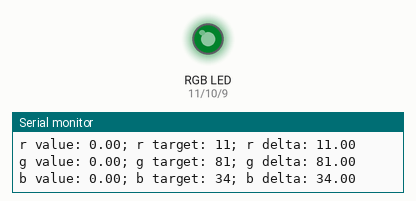
Simulated run of this sketch. Board: Arduino Uno, built with avr-gcc and run on an emulated ATmega328P. Shown: an RGB LED mixed from three pins (HIGH = lit), the last lines printed to the serial monitor. Dim RGB values are drawn brighter than linear; random numbers use the default seed unless the sketch sets one.

Above: at 0.33 s.
At 2.52 s:
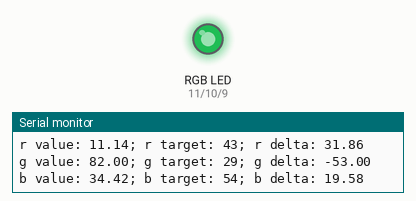
At 13.42 s:
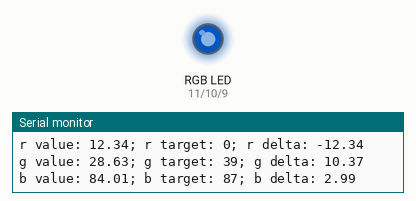
At 35.9 s:
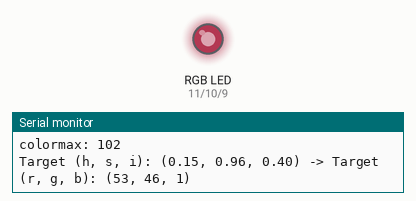
Timing chart, 0 to 40.0 s (numbered marks = the images above):
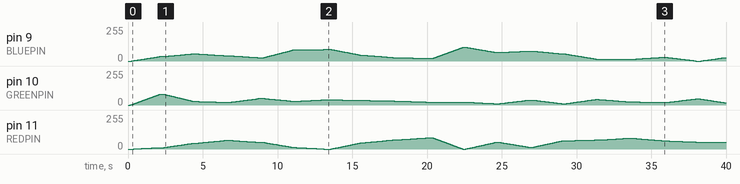

The sketch:

nightlight.ino
```cpp
#include <avr/sleep.h>
#include <math.h>
#include "nightlight.h"

#define REDPIN 11
#define GREENPIN 10
#define BLUEPIN 9

//#define TIMELIMITHOURS 2 //time limit in hours
//#define TIMELIMIT TIMELIMITHOURS*3600*1000 //TIMELIMITHOURS hours * 3600 sec/hr * 1000 millisec/sec


//#define TIMELIMIT 120000 //2 minutes in millisec - for testing
#define TIMELIMIT 60000 //1 minute in millisec - for testing


#define TRANSITIONTIME 2000 //time for a transition from one color to another, in millisec

float r, g, b;

//float rtarget, gtarget, btarget;

float rdelta, gdelta, bdelta;

int colormax = 255;

unsigned long starttime;


unsigned long elapsedTime(unsigned long a, unsigned long b) {
  if (b<a) {
    //implies an overflow and rollover
    return (b+(0xFFFFFFFF-a));
  } else {
    return (b-a);
  }
}


//TODO: redo this using example from http://blog.saikoled.com/post/43693602826/why-every-led-light-should-be-using-hsi
RGB hsi_to_rgb(const HSI hsi) {
  RGB retrgb;

  retrgb = { 0, 0, 0 }; //default value

//  int hp = (int)(hsi.h * 360 / 60);
//  float z = 1 - abs( (hp%2) - 1);
//  float c = 256.0*(3*hsi.i*hsi.s)/(1+z);
//  float x = 256.0*c*z;
//
//
//  Serial.write("hp: ");
//  Serial.print(hp);
//  Serial.write("; z: ");
//  Serial.print(z);
//  Serial.write("; c: ");
//  Serial.print(c);
//  Serial.write("; x: ");
//  Serial.print(x);
//  Serial.write("\n");
//
//
//
//  if (0<=hp && hp<=1)
//    retrgb = {c, x, 0};
//  else if (1<=hp && hp<=2)
//    retrgb = {x, c, 0};
//  else if (2<=hp && hp<=3)
//    retrgb = {0, c, x};
//  else if (3<=hp && hp<=4)
//    retrgb = {0, x, c};
//  else if (4<=hp && hp<=5)
//    retrgb = {x, 0, c};
//  else if (5<=hp && hp<=6)
//    retrgb = {c, 0, x};
//

//  HSI lhsi = hsi;
//
//  float r, g, b;
//
//  if (hsi.s>1) lhsi.s=1;
//  if (hsi.i>1) lhsi.i=1;
//  if (hsi.s==0) {
//    retrgb = { 0, 0, 0 };
//  } else {
//    if ( ( lhsi.h >=0) && (lhsi.h < 2*M_PI/3) ){
//      b = (1-lhsi.s)/3;
//      r = (1+lhsi.s*cos(lhsi.h)/cos(M_PI/3-lhsi.h))/3;
//      g = 1-r-b;
//    } else if ( (lhsi.h>=2*M_PI/3) && (lhsi.h<4*M_PI/3) ) {
//      lhsi.h = lhsi.h-2*M_PI/3;
//      r = (1-lhsi.s)/3;
//      g = (1+lhsi.s*cos(lhsi.h)/cos(M_PI/3-lhsi.h))/3;
//      b = 1-r-g;
//    } else if ( (lhsi.h>=4*M_PI/3) && (lhsi.h<2*M_PI) ) {
//      lhsi.h = lhsi.h-4*M_PI/3;
//      g = (1-lhsi.s)/3;
//      b = (1+lhsi.s*cos(lhsi.h)/cos(M_PI/3-lhsi.h))/3;
//      r = 1-b-g;
//    }
//    retrgb.r = 256.0*r;
//    retrgb.g = 256.0*g;
//    retrgb.b = 256.0*b;
//
//  } //end else (hsi.s != 0)
//


  retrgb = {0,0,0}; //default value

  //convert hsi.h from [0-1] to radians
  float H = hsi.h*2*M_PI;

  if(H < 2.09439) {
    retrgb.r = 255*hsi.i/3*(1+hsi.s*cos(H)/cos(1.047196667-H));
    retrgb.g = 255*hsi.i/3*(1+hsi.s*(1-cos(H)/cos(1.047196667-H)));
    retrgb.b = 255*hsi.i/3*(1-hsi.s);
  } else if(H < 4.188787) {
    H = H - 2.09439;
    retrgb.g = 255*hsi.i/3*(1+hsi.s*cos(H)/cos(1.047196667-H));
    retrgb.b = 255*hsi.i/3*(1+hsi.s*(1-cos(H)/cos(1.047196667-H)));
    retrgb.r = 255*hsi.i/3*(1-hsi.s);
  } else {
    H = H - 4.188787;
    retrgb.b = 255*hsi.i/3*(1+hsi.s*cos(H)/cos(1.047196667-H));
    retrgb.r = 255*hsi.i/3*(1+hsi.s*(1-cos(H)/cos(1.047196667-H)));
    retrgb.g = 255*hsi.i/3*(1-hsi.s);
  }

  return retrgb;
}


void setup() {
  pinMode(REDPIN, OUTPUT);
  pinMode(GREENPIN, OUTPUT);
  pinMode(BLUEPIN, OUTPUT);

  Serial.begin(9600);

  randomSeed(analogRead(0));


  starttime = millis();

//  for (int c=0; c<=100; c++) {
//    Serial.write("Random number: ");
//    Serial.print(random(256));
//    Serial.write("\n");
//  }

  r=0;
  g=0;
  b=0;

  analogWrite(REDPIN, (int)r);
  analogWrite(GREENPIN, (int)g);
  analogWrite(BLUEPIN, (int)b);

}


void loop() {

  //update colormax based on elapsed time
  float elapsedtimeval=elapsedTime(starttime, millis());
  float elapsedtimeratio=elapsedtimeval/TIMELIMIT;

//  Serial.write("elapsedtimeval: ");
//  Serial.print(elapsedtimeval);
//  Serial.write("; elapsedtimeratio: ");
//  Serial.print(elapsedtimeratio);
//  Serial.write("\n");
//


  colormax = 255 - (int)(256L*elapsedtimeratio);
  if (colormax <= 0)
    colormax = 0; //just for a sanity check
  if (colormax > 128) //keeping it at 1/2 brightness or below
    colormax = 128;


  if (colormax <= 0) {
    //Serial.write("Sleeping due to running out of time");
    if (r != 0) {
      r = 0;
      analogWrite(REDPIN, (int)r);
    }
    if (g != 0) {
      g = 0;
      analogWrite(GREENPIN, (int)g);
    }
    if (b != 0) {
      b = 0;
      analogWrite(BLUEPIN, (int)b);
    }

    sleepNow();
  } else {
    Serial.write("colormax: ");
    Serial.print(colormax);
    Serial.write("\n");


    HSI targethsi;
    targethsi.h=((float)random(65000))/65000;
    targethsi.s=((float)random(65000))/65000;
    targethsi.i=((float)colormax)/256;

//    targetrgb.r=random(colormax);
//    targetrgb.g=random(colormax);
//    targetrgb.b=random(colormax);

    RGB targetrgb = hsi_to_rgb(targethsi);


    Serial.write("Target (h, s, i): (");
    Serial.print(targethsi.h);
    Serial.write(", ");
    Serial.print(targethsi.s);
    Serial.write(", ");
    Serial.print(targethsi.i);
    Serial.write(") -> ");

    Serial.write("Target (r, g, b): (");
    Serial.print(targetrgb.r);
    Serial.write(", ");
    Serial.print(targetrgb.g);
    Serial.write(", ");
    Serial.print(targetrgb.b);
    Serial.write(")\n");


    //color target sanity checks
    if (targetrgb.r <= 0)
      targetrgb.r=0;
    if (targetrgb.g <= 0)
      targetrgb.g=0;
    if (targetrgb.b <= 0)
      targetrgb.b=0;


    rdelta = targetrgb.r-r;
    gdelta = targetrgb.g-g;
    bdelta = targetrgb.b-b;

    float ardelta = abs(rdelta);
    float agdelta = abs(gdelta);
    float abdelta = abs(bdelta);

    //get max of ardelta, agdelta, abdelta
    int steps = (int)max(max(ardelta, agdelta), abdelta);

    int delaytime = TRANSITIONTIME/steps;

    Serial.write("r value: ");
    Serial.print(r);
    Serial.write("; r target: ");
    Serial.print(targetrgb.r);
    Serial.write("; r delta: ");
    Serial.print(rdelta);
    Serial.write("\n");

    Serial.write("g value: ");
    Serial.print(g);
    Serial.write("; g target: ");
    Serial.print(targetrgb.g);
    Serial.write("; g delta: ");
    Serial.print(gdelta);
    Serial.write("\n");

    Serial.write("b value: ");
    Serial.print(b);
    Serial.write("; b target: ");
    Serial.print(targetrgb.b);
    Serial.write("; b delta: ");
    Serial.print(bdelta);
    Serial.write("\n");

    for (int stepcount=0; stepcount <= steps; stepcount++) {
      r += rdelta/steps;
      g += gdelta/steps;
      b += bdelta/steps;

      //color level sanity checks
      if (r <= 0)
        r = 0;
      if (g <= 0)
        g = 0;
      if (b <= 0)
        b = 0;

//      if (stepcount%20 == 0) {
//
//        Serial.write("Stepcount: ");
//        Serial.print(stepcount);
//        Serial.write("; Steps: ");
//        Serial.print(steps);
//        Serial.write("\n");
//
//        Serial.write("Target (r, g, b): (");
//        Serial.print((int)r);
//        Serial.write(", ");
//        Serial.print((int)g);
//        Serial.write(", ");
//        Serial.print((int)b);
//        Serial.write(")\n");
//      }
//
      analogWrite(REDPIN, (int)r);
      analogWrite(GREENPIN, (int)g);
      analogWrite(BLUEPIN, (int)b);

      delay(delaytime);

      Serial.flush();

    }
  } // end if colormax > 0

}


// sleep code from http://playground.arduino.cc/Learning/ArduinoSleepCode
/* Sleep Demo Serial
 * -----------------
 * Example code to demonstrate the sleep functions in an Arduino.
 *
 * use a resistor between RX and pin2. By default RX is pulled up to 5V
 * therefore, we can use a sequence of Serial data forcing RX to 0, what
 * will make pin2 go LOW activating INT0 external interrupt, bringing
 * the MCU back to life
 *
 * there is also a time counter that will put the MCU to sleep after 10 secs
 *
 * NOTE: when coming back from POWER-DOWN mode, it takes a bit
 *       until the system is functional at 100%!! (typically <1sec)
 *
 * Copyright (C) 2006 MacSimski 2006-12-30
 * Copyright (C) 2007 D. Cuartielles 2007-07-08 - Mexico DF
 *
 *  This program is free software: you can redistribute it and/or modify
 *  it under the terms of the GNU General Public License as published by
 *  the Free Software Foundation, either version 3 of the License, or
 *  (at your option) any later version.
 *
 *  This program is distributed in the hope that it will be useful,
 *  but WITHOUT ANY WARRANTY; without even the implied warranty of
 *  MERCHANTABILITY or FITNESS FOR A PARTICULAR PURPOSE.  See the
 *  GNU General Public License for more details.
 *
 *  You should have received a copy of the GNU General Public License
 *  along with this program.  If not, see <http://www.gnu.org/licenses/>.
 *
 */

int wakePin = 2;                 // pin used for waking up
int sleepStatus = 0;             // variable to store a request for sleep
int count = 0;                   // counter

void wakeUpNow()        // here the interrupt is handled after wakeup
{
  // execute code here after wake-up before returning to the loop() function
  // timers and code using timers (serial.print and more...) will not work here.
  // we don't really need to execute any special functions here, since we
  // just want the thing to wake up
}


void sleepNow()         // here we put the arduino to sleep
{
    /* Now is the time to set the sleep mode. In the Atmega8 datasheet
     * http://www.atmel.com/dyn/resources/prod_documents/doc2486.pdf on page 35
     * there is a list of sleep modes which explains which clocks and
     * wake up sources are available in which sleep mode.
     *
     * In the avr/sleep.h file, the call names of these sleep modes are to be found:
     *
     * The 5 different modes are:
     *     SLEEP_MODE_IDLE         -the least power savings
     *     SLEEP_MODE_ADC
     *     SLEEP_MODE_PWR_SAVE
     *     SLEEP_MODE_STANDBY
     *     SLEEP_MODE_PWR_DOWN     -the most power savings
     *
     * For now, we want as much power savings as possible, so we
     * choose the according
     * sleep mode: SLEEP_MODE_PWR_DOWN
     *
     */
    set_sleep_mode(SLEEP_MODE_PWR_DOWN);   // sleep mode is set here

    sleep_enable();          // enables the sleep bit in the mcucr register
                             // so sleep is possible. just a safety pin

    /* Now it is time to enable an interrupt. We do it here so an
     * accidentally pushed interrupt button doesn't interrupt
     * our running program. if you want to be able to run
     * interrupt code besides the sleep function, place it in
     * setup() for example.
     *
     * In the function call attachInterrupt(A, B, C)
     * A   can be either 0 or 1 for interrupts on pin 2 or 3.
     *
     * B   Name of a function you want to execute at interrupt for A.
     *
     * C   Trigger mode of the interrupt pin. can be:
     *             LOW        a low level triggers
     *             CHANGE     a change in level triggers
     *             RISING     a rising edge of a level triggers
     *             FALLING    a falling edge of a level triggers
     *
     * In all but the IDLE sleep modes only LOW can be used.
     */

    attachInterrupt(0,wakeUpNow, LOW); // use interrupt 0 (pin 2) and run function
                                       // wakeUpNow when pin 2 gets LOW

    sleep_mode();            // here the device is actually put to sleep!!
                             // THE PROGRAM CONTINUES FROM HERE AFTER WAKING UP

    sleep_disable();         // first thing after waking from sleep:
                             // disable sleep...
    detachInterrupt(0);      // disables interrupt 0 on pin 2 so the
                             // wakeUpNow code will not be executed
                             // during normal running time.

}
```

nightlight.h
```cpp
#ifndef NIGHTLIGHT_H
#define NIGHTLIGHT_H

#ifndef byte
#define byte uint8_t
#endif

typedef struct {
  byte r;
  byte g;
  byte b;
} RGB;

typedef struct {
  float h; //hue angle, 0-1 (portion of full circle)
  float s; //saturation value, 0-1
  float i; //intensity value, 0-1
} HSI;


#endif
```
